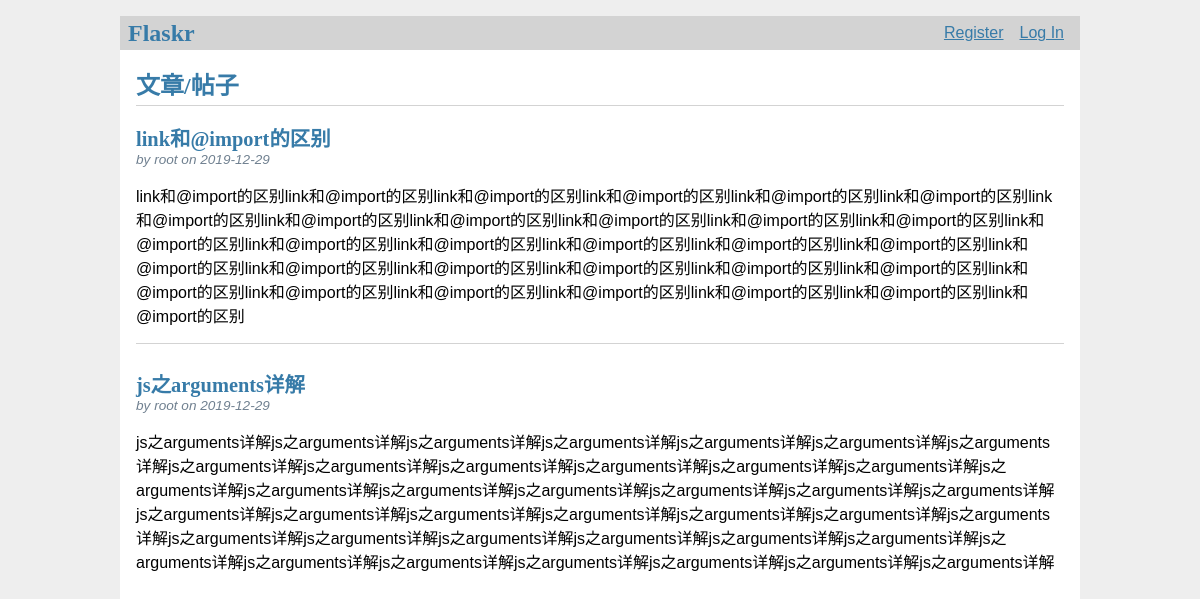
The page / on the database its author committed.
### tables this page shows
CREATE TABLE post (
  id INTEGER PRIMARY KEY AUTOINCREMENT,
  author_id INTEGER NOT NULL,
  created TIMESTAMP NOT NULL DEFAULT CURRENT_TIMESTAMP,
  title TEXT NOT NULL,
  body TEXT NOT NULL,
  FOREIGN KEY (author_id) REFERENCES user (id)
);

CREATE TABLE user (
  id INTEGER PRIMARY KEY AUTOINCREMENT,
  username TEXT UNIQUE NOT NULL,
  password TEXT NOT NULL
);

### flaskr/blog.py (the view)
@bp.route('/')
def index():
    db = get_db()
    posts = db.execute(
        'SELECT p.id, title, body, created, author_id, username'
        ' FROM post p JOIN user u ON p.author_id = u.id'
        ' ORDER BY created DESC'
    ).fetchall()
    return render_template('blog/index.html', posts=posts)

### flaskr/auth.py (called while the page is built)
@bp.before_app_request
def load_logged_in_user():
    user_id = session.get('user_id')
    if user_id is None:
        g.user = None
    else:
        g.user = get_db().execute(
            'SELECT * FROM user WHERE id = ?', (user_id,)
        ).fetchone()

### flaskr/db.py (called while the page is built)
def get_db():
    if "db" not in g:
        g.db = sqlite3.connect(
            current_app.config["DATABASE"], detect_types=sqlite3.PARSE_DECLTYPES
        )
        g.db.row_factory = sqlite3.Row
    return g.db

### flaskr/templates/blog/index.html (shortened to what this page needs)
{% extends 'base.html' %}
{% block header %}
  <h1>{% block title %}文章/帖子{% endblock %}</h1>
{% endblock %}
{% block content %}
  {% for post in posts %}
    <article class="post">
      <header>
        <div>
          <h1>{{ post['title'] }}</h1>
          <div class="about">by {{ post['username'] }} on {{ post['created'].strftime('%Y-%m-%d') }}</div>
        </div>
      </header>
      <p class="body">{{ post['body'] }}</p>
    </article>
    {% if not loop.last %}
      <hr>
    {% endif %}
  {% endfor %}
{% endblock %}

### flaskr/templates/base.html (shortened to what this page needs)
<!doctype html>
<link rel="stylesheet" href="{{ url_for('static', filename='style.css') }}">
<nav>
  <h1>Flaskr</h1>
  <ul>
    {% if g.user %}
      <li><span>{{ g.user['username'] }}</span>
      <li><a href="{{ url_for('auth.logout') }}">Log Out</a>
    {% else %}
      <li><a href="{{ url_for('auth.register') }}">Register</a>
      <li><a href="{{ url_for('auth.login') }}">Log In</a>
    {% endif %}
  </ul>
</nav>
<section class="content">
  <header>
    {% block header %}{% endblock %}
  </header>
  {% block content %}{% endblock %}
</section>

### flaskr/static/style.css (style rules this page uses)
h1 { font-family: serif; color: #377ba8; margin: 1rem 0; }
a { color: #377ba8; }
hr { border: none; border-top: 1px solid lightgray; }
nav { background: lightgray; display: flex; align-items: center; padding: 0 0.5rem; }
nav h1 { flex: auto; margin: 0; }
nav ul { display: flex; list-style: none; margin: 0; padding: 0; }
nav ul li a, nav ul li span, header .action { display: block; padding: 0.5rem; }
.content { padding: 0 1rem 1rem; }
.content > header { border-bottom: 1px solid lightgray; display: flex; align-items: flex-end; }
.content > header h1 { flex: auto; margin: 1rem 0 0.25rem 0; }
.post > header { display: flex; align-items: flex-end; font-size: 0.85em; }
.post > header > div:first-of-type { flex: auto; }
.post > header h1 { font-size: 1.5em; margin-bottom: 0; }
.post .about { color: slategray; font-style: italic; }
.post .body { white-space: pre-line; }
.content:last-child { margin-bottom: 0; }

### rows shown on the page
post: title "link和@import的区别", username "root", created "2019-12-29", body "link和@import的区别link和@import的区别link和@import的区别link和@import的区别link和@import的区别link和@import的区别link和@import的区别link和@import的区别link和@import的区别link和@import的区别link和@import的区别link和@import的区别link和@import的区别link和@import的区别link和@import的区别link和@import的区别link和@import的区别link和@import的区别link和@import的区别link和@import的区别link和@import的区别link和@import的区别link和@import的区别link和@import的区别link和@import的区别link和@import的区别link和@import的区别link和@import的区别link和@import的区别link和@import的区别link和@import的区别"
post: title "js之arguments详解", username "root", created "2019-12-29", body "js之arguments详解js之arguments详解js之arguments详解js之arguments详解js之arguments详解js之arguments详解js之arguments详解js之arguments详解js之arguments详解js之arguments详解js之arguments详解js之arguments详解js之arguments详解js之arguments详解js之arguments详解js之arguments详解js之arguments详解js之arguments详解js之arguments详解js之arguments详解js之arguments详解js之arguments详解js之arguments详解js之arguments详解js之arguments详解js之arguments详解js之arguments详解js之arguments详解js之arguments详解js之arguments详解js之arguments详解js之arguments详解js之arguments详解js之arguments详解js之arguments详解js之arguments详解js之arguments详解js之arguments详解js之arguments详解js之arguments详解"
